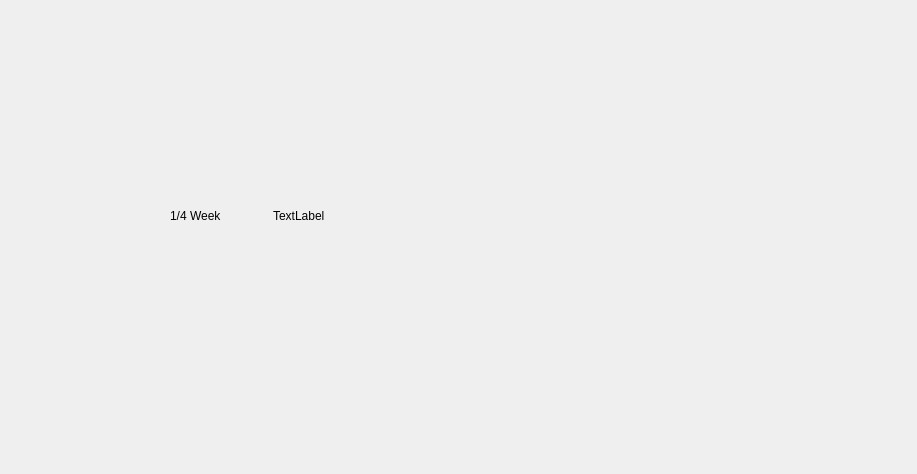
<?xml version="1.0" encoding="UTF-8"?>
<ui version="4.0">
 <class>Top</class>
 <widget class="QWidget" name="Top">
  <property name="geometry">
   <rect>
    <x>0</x>
    <y>0</y>
    <width>917</width>
    <height>474</height>
   </rect>
  </property>
  <property name="windowTitle">
   <string>Form</string>
  </property>
  <widget class="QWidget" name="layoutWidget">
   <property name="geometry">
    <rect>
     <x>170</x>
     <y>150</y>
     <width>591</width>
     <height>131</height>
    </rect>
   </property>
   <layout class="QHBoxLayout" name="horizontalLayout" stretch="1,1,4">
    <item>
     <widget class="QLabel" name="week">
      <property name="text">
       <string>1/4 Week</string>
      </property>
     </widget>
    </item>
    <item>
     <widget class="QLabel" name="pic">
      <property name="text">
       <string>TextLabel</string>
      </property>
     </widget>
    </item>
    <item>
     <layout class="QVBoxLayout" name="verticalLayout">
      <item>
       <widget class="Card" name="widget" native="true"/>
      </item>
      <item>
       <widget class="Card" name="widget_2" native="true"/>
      </item>
      <item>
       <widget class="Card" name="widget_3" native="true"/>
      </item>
     </layout>
    </item>
   </layout>
  </widget>
 </widget>
 <customwidgets>
  <customwidget>
   <class>Card</class>
   <extends>QWidget</extends>
   <header>card.h</header>
   <container>1</container>
  </customwidget>
 </customwidgets>
 <resources/>
 <connections/>
</ui>
